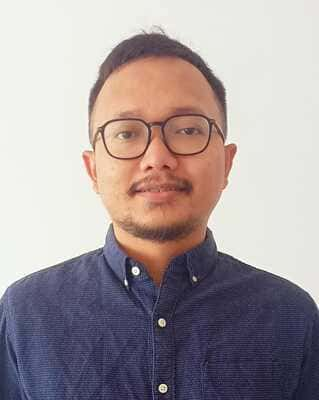
#> input picture dashboard/assets/azrai.jpg, 319 x 400 px
$ python -i enhancement_metrics.py   (imports and definitions only)   (older library calls are emulated)
#> lines starting #> are read from the running program, lines starting #| are printed output that depends on the picture
#> further down, picture is the input picture: shape (400, 319, 3); mean B, G, R 158.4, 156.1, 166.6
"""
Enhancement Metrics
Calculates UCIQE and UIQM metrics for image enhancement.
"""

import cv2
import numpy as np
from scipy import stats


class EnhancementMetrics:
    def __init__(self):
        pass

    def calculate_uciqe(self, image):
        """Calculate Underwater Colour Image Quality Evaluation (UCIQE)."""
        lab = cv2.cvtColor(image, cv2.COLOR_BGR2LAB)
        l, a, b = cv2.split(lab)

        # Chroma
        chroma = np.sqrt(a.astype(float)**2 + b.astype(float)**2)
        sigma_c = np.std(chroma)

        # Luminance contrast
        con_l = np.std(l)

        # Average saturation
        hsv = cv2.cvtColor(image, cv2.COLOR_BGR2HSV)
        s = hsv[:, :, 1]
        mu_s = np.mean(s)

        # UCIQE formula
        uciqe = 0.4680 * sigma_c + 0.2745 * con_l + 0.2576 * mu_s

        return uciqe

    def calculate_uiqm(self, image):
        """Calculate Underwater Image Quality Measure (UIQM)."""
        # UICM (Underwater Image Colourfulness Measure)
        r, g, b = cv2.split(image.astype(float))
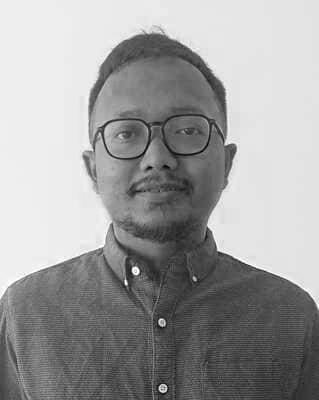
#> r: shape (400, 319) float64; min 0, max 255, mean 158.4
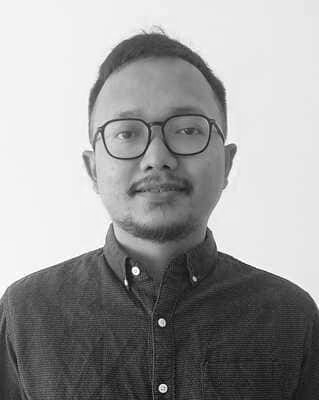
#> g: shape (400, 319) float64; min 0, max 255, mean 156.1
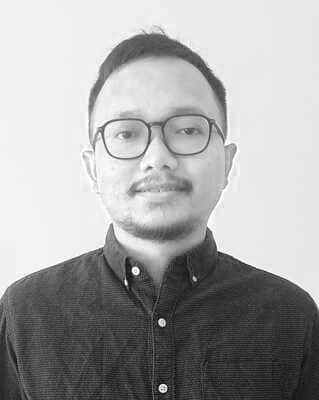
#> b: shape (400, 319) float64; min 2, max 255, mean 166.6
        rg = r - g
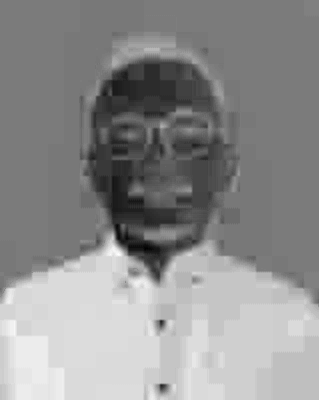
#> rg: shape (400, 319) float64; min -52, max 45, mean 2.3; drawn with min black and max white
        yb = 0.5 * (r + g) - b
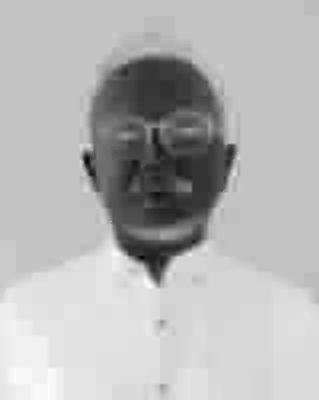
#> yb: shape (400, 319) float64; min -111, max 31.5, mean -9.3; drawn with min black and max white

        uicm = np.sqrt(np.std(rg)**2 + np.std(yb)**2) + \
               0.3 * np.sqrt(np.mean(rg)**2 + np.mean(yb)**2)
#> uicm = 38.25

        # UISM (Underwater Image Sharpness Measure)
        gray = cv2.cvtColor(image, cv2.COLOR_BGR2GRAY)
        sobel_x = cv2.Sobel(gray, cv2.CV_64F, 1, 0, ksize=3)
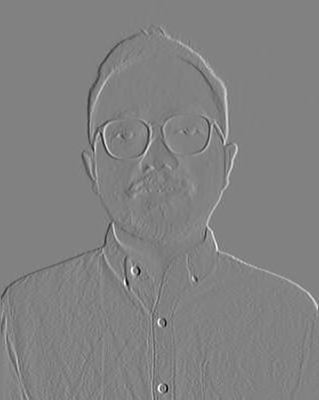
#> sobel_x: shape (400, 319) float64; min -814, max 783, mean -0.3; drawn with min black and max white
        sobel_y = cv2.Sobel(gray, cv2.CV_64F, 0, 1, ksize=3)
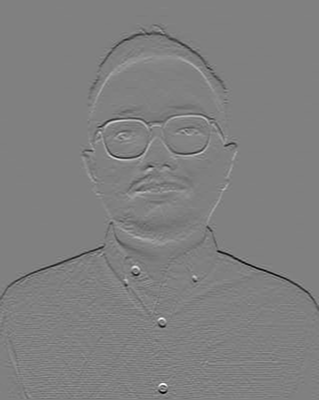
#> sobel_y: shape (400, 319) float64; min -807, max 794, mean -3.7; drawn with min black and max white
        uism = np.mean(np.sqrt(sobel_x**2 + sobel_y**2))
#> uism = 33.85

        # UIConM (Underwater Image Contrast Measure)
        uiconm = np.std(gray)
#> uiconm = 79.18

        # UIQM formula
        uiqm = 0.0282 * uicm + 0.2953 * uism + 3.5753 * uiconm
#> uiqm = 294.2

        return uiqm

    def compare_enhancement(self, original, enhanced):
        """Compare enhancement methods."""
        return {
            'original': {
                'uciqe': self.calculate_uciqe(original),
                'uiqm': self.calculate_uiqm(original),
            },
            'enhanced': {
                'uciqe': self.calculate_uciqe(enhanced),
                'uiqm': self.calculate_uiqm(enhanced),
            },
            'improvement': {
                'uciqe': self.calculate_uciqe(enhanced) - self.calculate_uciqe(original),
                'uiqm': self.calculate_uiqm(enhanced) - self.calculate_uiqm(original),
            }
        }

>>> import cv2
>>> picture = cv2.imread('dashboard/assets/azrai.jpg')
>>> result = EnhancementMetrics().calculate_uiqm(picture)
#> result = 294.2

$ run again, on dashboard/assets/faiz.jpg
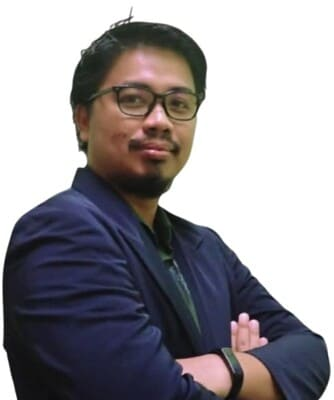
#> input picture dashboard/assets/faiz.jpg, 334 x 400 px
#> picture is the input picture: shape (400, 334, 3); mean B, G, R 152.8, 148.2, 151.3
#> in calculate_uiqm, `yb = 0.5 * (r + g) - b`:
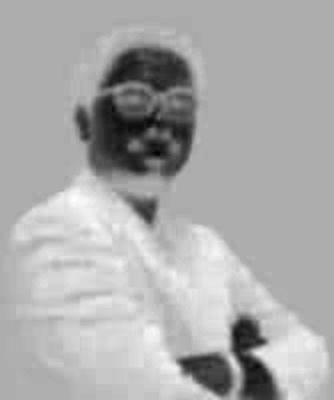
#> yb: shape (400, 334) float64; min -72, max 34, mean -0.8; drawn with min black and max white
#> uicm = 25.17
#> in calculate_uiqm, `sobel_y = cv2.Sobel(gray, cv2.CV_64F, 0, 1, ksize=3)`:
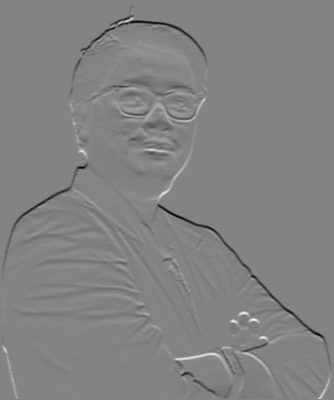
#> sobel_y: shape (400, 334) float64; min -777, max 729, mean -4; drawn with min black and max white
#> uism = 33.11
#> uiconm = 101
#> uiqm = 371.4
